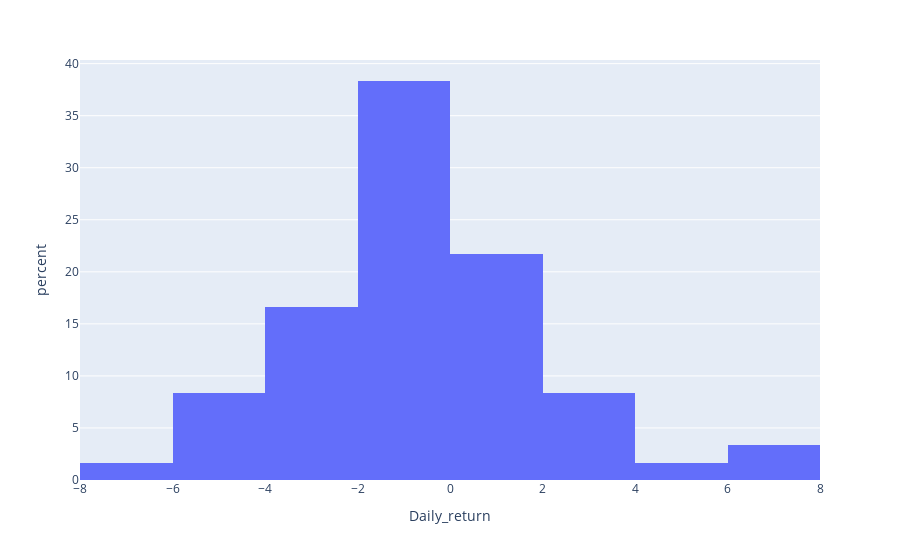

Here is the notebook cell this chart was saved with:
### Code cell
dfig = go.Figure()
px.histogram(df.head(60), x="Daily_return",histnorm='percent')

### Figure 1 — Plotly figure (JSON) as saved in the notebook; plotly's stock layout.template omitted (floating-point values rounded to 4 significant figures)
{"data": [{"alignmentgroup": "True", "bingroup": "x", "histnorm": "percent", "hovertemplate": "Daily_return=%{x}<br>percent=%{y}<extra></extra>", "legendgroup": "", "marker": {"color": "#636efa"}, "name": "", "offsetgroup": "", "orientation": "v", "showlegend": false, "type": "histogram", "x": [-0.3793, -0.1269, -0.1271, 2.926, 2.101, 1.695, -0.119, -3.933, -1.117, 0.6274, -0.1247, 0.2497, -2.117, -0.8906, -0.2567, 0.9009, -0.3827, 3.329, -0.1239, -0.2481, -2.363, -0.3822, 0, 1.79, -3.015, 0.2591, 0.5168, -1.285, -6.25, -2.778, 3.714, -3.581, 0, -2.857, -5.294, -0.6211, -2.5, 7.372, 4.478, 2.286, 1.397, -0.2755, -4.696, -1.739, 6.785, 1.796, -2.985, -1.678, -0.1422, 0.4274, 1.277, -3.081, -4.046, -0.4518, -0.1513, -4.545, -5.079, -0.5017, -0.1681, -0.5051], "xaxis": "x", "yaxis": "y"}], "layout": {"barmode": "relative", "legend": {"tracegroupgap": 0}, "margin": {"t": 60}, "xaxis": {"anchor": "y", "domain": [0, 1], "title": {"text": "Daily_return"}}, "yaxis": {"anchor": "x", "domain": [0, 1], "title": {"text": "percent"}}}}
